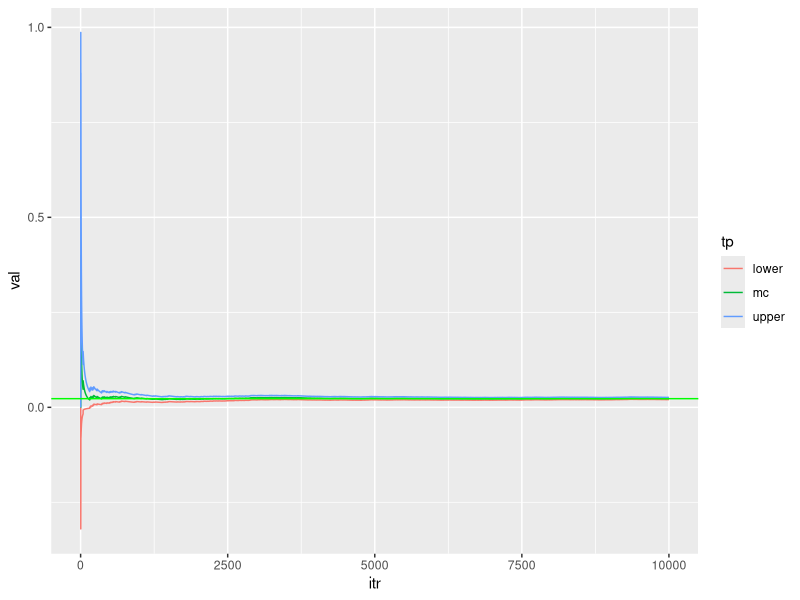
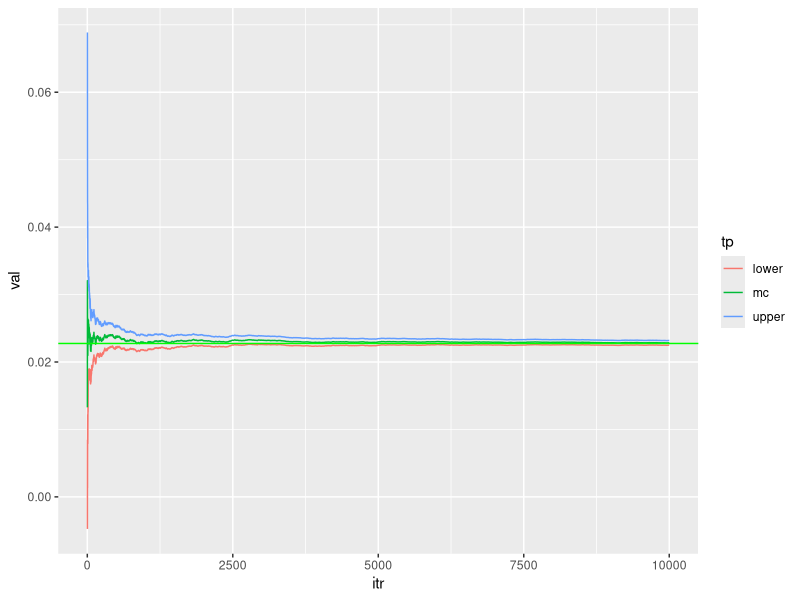
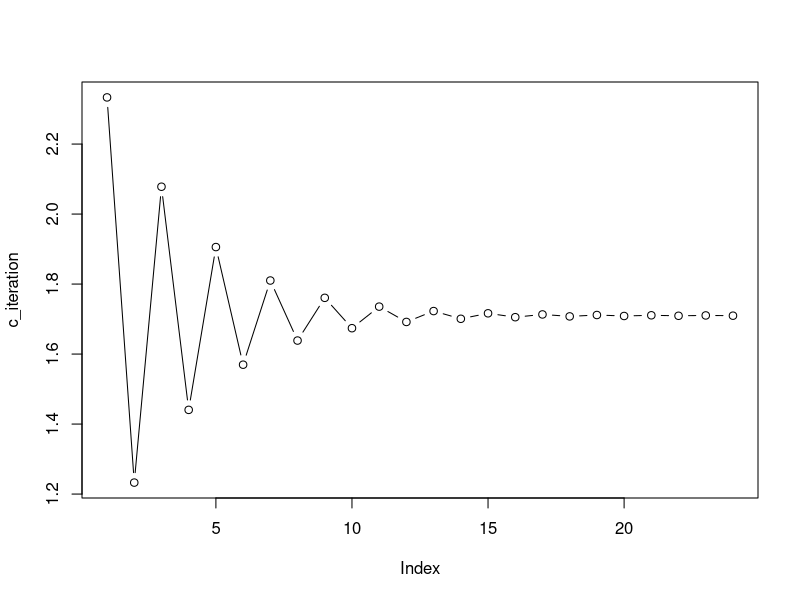

The R source for these figures, in order:
## ---- chunk 1
Nsim=10^4

indicator=function(x){
y=ifelse((x>2),1,0)
return(y)}

newdata<-rnorm(Nsim, 0,1 )

mc=c(); v=c(); upper=c(); lower=c()

for (j in 1:Nsim)
{
mc[j]=mean(indicator(newdata[1:j]))
v[j]=(j^{-1})*var(indicator(newdata[1:j]))
upper[j]=mc[j]+1.96*sqrt(v[j])
lower[j]=mc[j]-1.96*sqrt(v[j])
}

library(ggplot2)
values=c(mc,upper,lower)
type=c(rep("mc",Nsim),rep("upper",Nsim),rep("lower",Nsim))
iter=rep(seq(1:Nsim),3)
data=data.frame(val=values, tp=type, itr=iter)
Rcode<-ggplot(data,aes(itr,val,col=tp))+geom_line(size=0.5)
Rcode+geom_hline(yintercept=1-pnorm(2),color="green",size=0.5)
## ---- chunk 2
Nsim=10^4
normal_density=function(x)
{y=(1/sqrt(2*pi))*exp(-0.5*(x^2))
return(y)}
x=2-log(runif(Nsim))
ImpS=c(); v=c(); upper=c(); lower=c()
for (j in 1:Nsim)
{
ImpS[j]=mean(normal_density(x[1:j])/exp(-(x[1:j]-2)))
v[j]=(j^{-1})*var(normal_density(x[1:j])/exp(-(x[1:j]-2)))
upper[j]=ImpS[j]+1.96*sqrt(v[j])
lower[j]=ImpS[j]-1.96*sqrt(v[j])
}

library(ggplot2)
values=c(ImpS,upper,lower)
type=c(rep("mc",Nsim),rep("upper",Nsim),rep("lower",Nsim))
iter=rep(seq(1:Nsim),3)
data=data.frame(val=values, tp=type, itr=iter)
ggplot(data,aes(itr,val,col=tp))+geom_line(size=0.5)+
geom_hline(yintercept=1-pnorm(2),color="green",size=0.5)

## ---- chunk 3
f_firstorder=function(x){x^3-5}
f_secondorder=function(x){3*x}
x_old=1;tolerance=1e-3
max_its=2000;iteration=1;difference=2
c_iteration<-c() ## to collect numbers generated in the iteration process 
while(difference>tolerance & iteration<max_its){
  x_updated=x_old-(f_firstorder(x_old)/f_secondorder(x_old))
  difference=abs(x_updated-x_old);
  iteration=iteration+1;
  x_old=x_updated
  c_iteration<-c(c_iteration,x_updated)}

plot(c_iteration,type="b")
